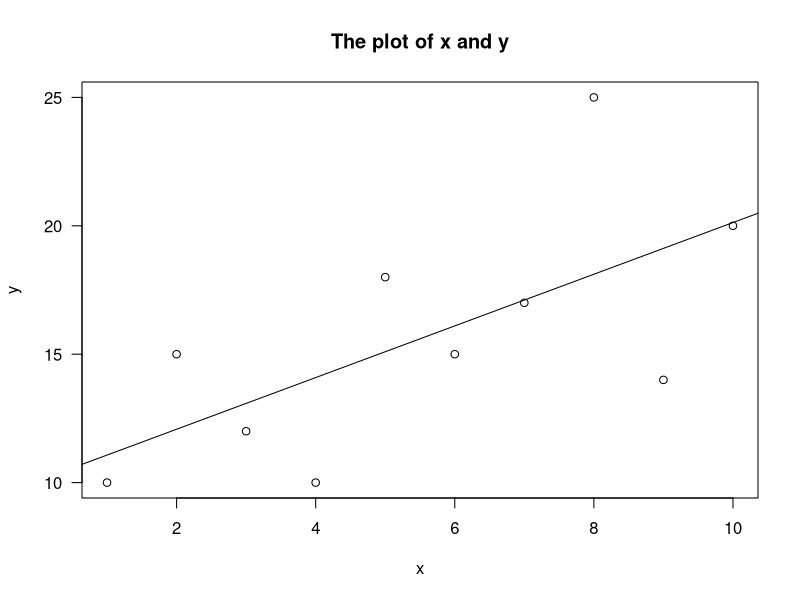

This chart was generated by the following R code:
game = function(a,b,c){
  if (a>b & a>c){
    print("A is the greatest")
    return(a)
  }else if (b>a & b>c){
    print("B is the greatest")
    return (b)
  }else{
    print("C is the greatest")
    return(c)
  }
}
game(232,534,23)
game2 = function(x,y,z){
  if (x>y){
    if(x>z){
      print("X is the greatest")
      return(x)
    }else if(y>x){
      if(y>z){
        print("Y is the greatest")
        return(y)
      }else{
        print("Z is the greatest")
        return(z)
      }
    }
  }
}
game2(45474,744,87)
game(34,3543,34)

x <- seq(1,10)
y <- c(10,15,12,10,18,15,17,25,14,20)
plot(x,y,main="The plot of x and y",las=1)
ab <- lm(y~x)
abline(ab)
